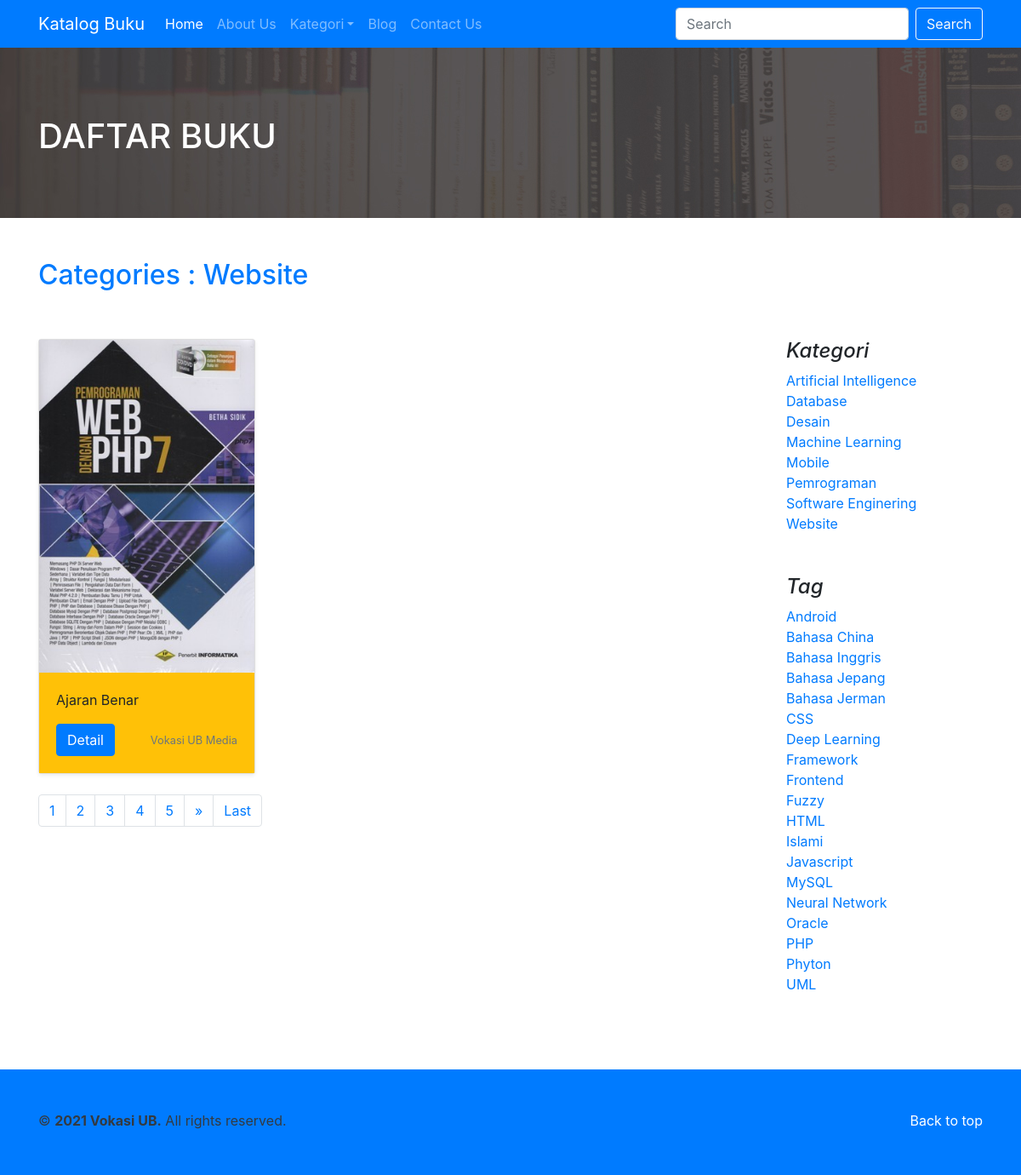
Page /index.php?include=daftar-buku-kategori&data=1 on the committed database.
### tables this page shows
CREATE TABLE `kategori_buku` (
  `id_kategori_buku` int(11) NOT NULL,
  `kategori_buku` varchar(50) DEFAULT NULL
);

CREATE TABLE `buku` (
  `id_buku` int(11) NOT NULL,
  `id_kategori_buku` int(11) DEFAULT NULL,
  `judul` varchar(255) DEFAULT NULL,
  `pengarang` varchar(255) DEFAULT NULL,
  `id_penerbit` int(11) DEFAULT NULL,
  `tahun_terbit` int(11) DEFAULT NULL,
  `sinopsis` text DEFAULT NULL,
  `cover` varchar(255) DEFAULT NULL
);

CREATE TABLE `penerbit` (
  `id_penerbit` int(11) NOT NULL,
  `penerbit` varchar(100) DEFAULT NULL,
  `alamat` text DEFAULT NULL
);

CREATE TABLE `tag` (
  `id_tag` int(11) NOT NULL,
  `tag` varchar(100) DEFAULT NULL
);

### include/daftarbuku.php (the view)
<section id="blog-header">
  <div class="container">
    <h1 class="text-white">DAFTAR BUKU</h1>
  </div>
</section><br><br>
<section id="katalog-item">
  <main role="main" class="container">
    <?php
      if(isset($_GET['include'])){
        $include = $_GET['include'];
        if(isset($_GET['data'])){
          $data = $_GET['data'];
            if($include=='daftar-buku-kategori'){
              $sql = "SELECT `kategori_buku`
                      FROM `kategori_buku`
                      WHERE `id_kategori_buku` = '$data'";
            }else{
              $sql = "SELECT `tag`
                      FROM `tag`
                      WHERE `id_tag` = '$data'";
            }
            $query = mysqli_query($koneksi, $sql);
            while($data_b = mysqli_fetch_row($query)){
              $nama = $data_b[0];
            }
        }
      }
    ?>
    <h2 class="text-primary">
      <?php
        if($include=='daftar-buku-kategori'){
          echo "Categories ";
        }else{
          echo "Tag ";
        } ?>:
      <?php echo $nama; ?>
    </h2><br><br>
    <div class="row">
      <div class="col-md-9 katalog-main">
        <div class="row">
          <?php
            $include = $_GET['include'];
            $data = $_GET['data'];
            if($include=='daftar-buku-kategori'){
              include('kategori.php');
            }else{
              include('tag.php');
            }
          ?>
        </div>
      </div>
      <aside class="col-md-3 katalog-sidebar">
        <div class="pl-4 pb-4">
          <h4 class="font-italic">Kategori</h4>
          <ol class="list-unstyled mb-0">
            <?php
              $sql_k = "SELECT `id_kategori_buku`,`kategori_buku`
                        FROM `kategori_buku`
                        ORDER BY `kategori_buku`";
              $query_k = mysqli_query($koneksi, $sql_k);
              while($data_k = mysqli_fetch_row($query_k)){
                $id_kat = $data_k[0];
                $nama_kat = $data_k[1];
            ?>
            <li>
              <a href="index.php?include=daftar-buku-kategori&data=<?php echo $id_kat; ?>"><?php echo $nama_kat; ?></a>
            </li>
            <?php } ?>
          </ol>
        </div>
        <div class="p-4">
          <h4 class="font-italic">Tag</h4>
          <ol class="list-unstyled">
            <?php
              $sql_t = "SELECT `id_tag`,`tag`
                        FROM `tag`
                        ORDER BY `tag`";
              $query_t = mysqli_query($koneksi, $sql_t);
              while($data_t = mysqli_fetch_row($query_t)){
                $id_tag = $data_t[0];
                $nama_tag = $data_t[1];
            ?>
            <li>
              <a href="index.php?include=daftar-buku-tag&data=<?php echo $id_tag; ?>"><?php echo $nama_tag; ?></a>
            </li>
            <?php } ?>
          </ol>
        </div>
      </aside>
    </div>
  </main>
</section><br><br>

### include/kategori.php (shortened to what this page needs)
<?php
    $batas = 1;
    if(!isset($_GET['halaman'])){
        $posisi = 0;
        $halaman = 1;
    }else{
        $halaman = $_GET['halaman'];
        $posisi = ($halaman-1) * $batas;
    }
    $sql_b = "SELECT `b`.`id_buku`, `b`.`judul`, `b`.`cover`, `p`.`penerbit` FROM `buku` `b` INNER JOIN `penerbit` `p` ON `b`.`id_penerbit` = `p`.`id_penerbit` WHERE `b`.`id_kategori_buku` = $data ORDER BY `b`.`judul` LIMIT $posisi, $batas";
    $query_b = mysqli_query($koneksi,$sql_b);
    $row = mysqli_num_rows($query_b);
    if($row == 0 ){
        ?>
        <div class="col-md-4">
            <h3>Buku tidak tersedia</h3>
        </div>
        <?php
    }else{
        while($data_b = mysqli_fetch_row($query_b)){
                $judul_buku = $data_b[1];
                $cover = $data_b[2];
                $penerbit = $data_b[3];
        ?>
<div class="col-md-4">
    <div class="card mb-4 shadow-sm">
        <img src="admin/cover/<?php echo $cover; ?>" class="img-fluid" alt="<?php echo $judul_buku; ?>"
            title="<?php echo $judul_buku; ?>">
        <div class="card-body bg-warning">
            <p class="card-text"><?php echo $judul_buku; ?></p>
            <div class="d-flex justify-content-between align-items-center">
                <div class="btn-group">
                    <a href="index.php?include=detail-buku" class="btn btn-primary stretched-link">Detail</a>
                </div>
                <small class="text-muted"><?php echo $penerbit; ?></small>
            </div>
        </div>
    </div>
</div>
<?php } ?>
<div class="col-sm-12">
    <nav aria-label="Page navigation">
        <?php
                                    $sql_b = "SELECT `b`.`id_buku`, `b`.`judul`, `b`.`cover`, `p`.`penerbit` FROM `buku` `b` INNER JOIN `penerbit` `p` ON `b`.`id_penerbit` = `p`.`id_penerbit` WHERE `b`.`id_kategori_buku` = $data ORDER BY `b`.`judul`";
                                    $query_jum = mysqli_query($koneksi, $sql_b);
                                    $jum_data = mysqli_num_rows($query_jum);
                                    $jum_halaman = ceil($jum_data/$batas);
                                ?>
        <ul class="pagination">
            <?php
                                if($jum_halaman==0){
                                }else if($jum_halaman==1){
                                    echo "<li class='page-item'><a class='page-link'>1</a></li>";
                                }else{
                                    $setelah = $halaman + 1;
                                    for($i=1; $i<=$jum_halaman; $i++){
                                            if($i > $halaman - 5 and $i < $halaman + 5){
                                                if($i!=$halaman){
                                                    echo "
                                                        <li class='page-item'>
                                                            <a class='page-link' href='index.php?include=daftar-buku-kategori&data=$data&halaman=$i'>$i</a>
                                                        </li>
                                                    ";
                                                }else{
                                                    echo "
                                                        <li class='page-item'>
                                                            <a class='page-link'>$i</a>
                                                        </li>
                                                    ";
                                                }
                                            }
                                        }
                                        if($halaman!=$jum_halaman){
                                            echo "
                                            <li class='page-item'>
                                            <a class='page-link' href='index.php?include=daftar-buku-kategori&data=$data&halaman=$setelah'>
                                            »</a></li>
                                            ";
                                            echo "
                                            <li class='page-item'><a class='page-link' href='index.php?include=daftar-buku-kategori&data=$data&halaman=$jum_halaman'>Last</a></li>
                                            ";
                                        }
                                    }
                            ?>
        </ul>
    </nav>
</div>
<?php } ?>

### rows in the picture
kategori_buku: kategori_buku "Website"
buku: cover (picture), judul "Ajaran Benar", id_penerbit.penerbit "Vokasi UB Media"
kategori_buku: kategori_buku "Artificial Intelligence"
kategori_buku: kategori_buku "Database"
kategori_buku: kategori_buku "Desain"
kategori_buku: kategori_buku "Machine Learning"
kategori_buku: kategori_buku "Mobile"
kategori_buku: kategori_buku "Pemrograman"
kategori_buku: kategori_buku "Software Enginering"
tag: tag "Android"
tag: tag "Bahasa China"
tag: tag "Bahasa Inggris"
tag: tag "Bahasa Jepang"
tag: tag "Bahasa Jerman"
tag: tag "CSS"
tag: tag "Deep Learning"
tag: tag "Framework"
tag: tag "Frontend"
tag: tag "Fuzzy"
tag: tag "HTML"
tag: tag "Islami"
tag: tag "Javascript"
tag: tag "MySQL"
tag: tag "Neural Network"
tag: tag "Oracle"
tag: tag "PHP"
tag: tag "Phyton"
tag: tag "UML"
